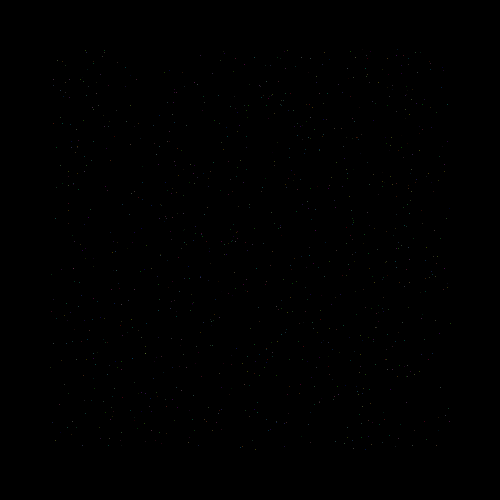
Frame 1 (no input)
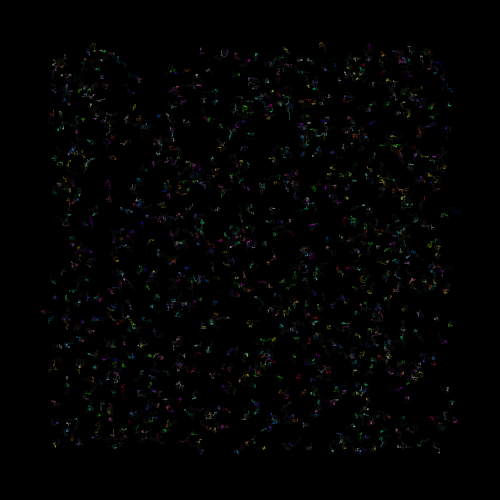
Frame 60 (the mouse pressed at the canvas centre just before this capture)
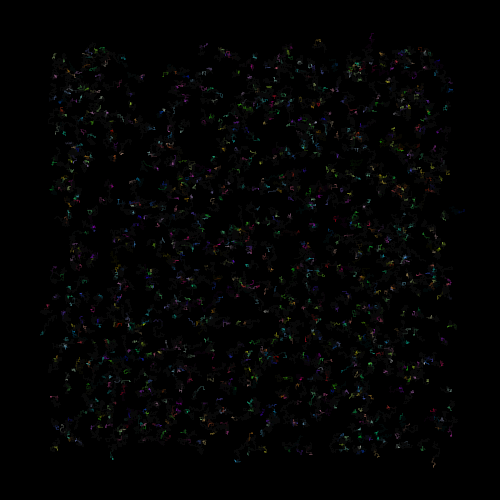
Frame 120 (the mouse held since frame 60 and released just before this capture)

The Processing sketch that drew these frames (run headless with seeded random() and noise(); from frame 60 on, the mouse is pressed at the canvas centre):

// Processing sketch: Randompoint
// ── Randompoint.pde
ArrayList<Point> plist = new ArrayList<Point>();

float size = 500;

void setup() {
    size(500, 500);
    background(0);
    for(int i = 0; i < 1000; i++) {
        color tmp = color(random(0, 255), random(0, 255), random(0, 255));
        plist.add(new Point(random(50, size - 50), random(50, size - 50), tmp));
    }
}

void draw() {
    
    noStroke();
    fill(0, 15);
    rectMode(CORNER);
    rect(0, 0, width, height);

    for(int i = 0; i < plist.size(); i++) {
        plist.get(i).update();
        plist.get(i).display();
    }
}

int image = 1;
void keyPressed() {
    if(key == 's') {
        save("frame/" + image + "_fade.png");
        image++;
    }
}

// ── Point.pde
class Point {
    float x, y;
    color c;
    private float step = 1;
    private int alpha = 100;

    Point(float _x, float _y, color _c) {
        this.x = _x;
        this.y = _y;
        this.c = _c;
    }

    void display() {
        stroke(this.c, alpha);
        point(this.x, this.y);
    }

    void update() {
        int choice = int(random(4));
        if(choice == 0){
            this.x += step;
        } else if(choice == 1){
            this.x -= step;
        } else if(choice == 2){
            this.y += step;
        } else {
            this.y -= step;
        }

        if(this.x < 0) {
            this.x = width - step;
        } else if(this.x > width) {
            this.x = step;
        }

        if(this.y < 0) {
            this.y = height - step;
        } else if(this.y > height) {
            this.y = step;
        }
    }
}
